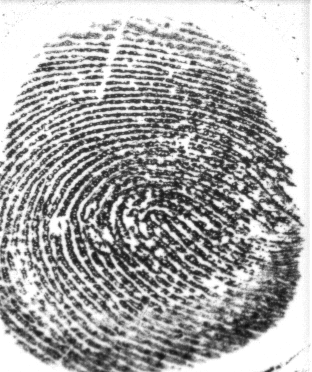
#> input picture Lab/Immagini/impronta1.tif, 312 x 372 px, found by its file name
$ python '12)Esercizio3.2.6.py'
#> lines starting #> are read from the running program, lines starting #| are printed output that depends on the picture; after the words box and inside, x2 and y2 are one past the last pixel; in counts of white or black regions, pixels touching at a corner belong together
# -*- coding: utf-8 -*-
import numpy as np
import skimage.io as io
import matplotlib.pyplot as plt
from pathlib import Path

path_immagini = Path(r"C:\Users\lucia\Desktop\FilePc\Uni\Magistrale\ESM\Laboratorio\Immagini")
plt.close('all')


def elabora(x, r1, r2):
    X = np.fft.fftshift(np.fft.fft2(x))
    (M,N) = x.shape
    n = np.fft.fftshift(np.fft.fftfreq(N))
    m = np.fft.fftshift(np.fft.fftfreq(M))
    l,k = np.meshgrid(n,m)
    H = ((np.abs(l) >= r1) & (np.abs(l) <= r2)) & ((np.abs(k) >= r1) & (np.abs(k) <= r2))
    Y = H * X
    #definisco maschera con valori maggiori di zero
    mask = np.abs(Y) > 0
    #calcolo il quadrato del modulo
    YQ = (np.abs(Y))**2
    #conto elementi maggiori di zero
    Omega = np.sum(mask)
    #calcolo energia
    EM = np.sum(YQ[mask])/Omega
    E = np.sum(np.abs(x)**2)
    return EM/E


x1 = np.float64(io.imread(path_immagini/"impronta1.tif"))
#> x1: shape (372, 312) float64; min 15, max 255, mean 170.7
plt.figure('originale1'); plt.imshow(x1, clim=None, cmap='gray')

x2 = np.float64(io.imread(path_immagini/"impronta2.tif"))
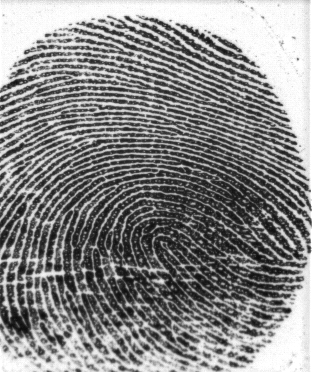
#> input picture Lab/Immagini/impronta2.tif, 312 x 372 px, found by its file name
#> x2: shape (372, 312) float64; min 9, max 255, mean 135.2
plt.figure('originale2'); plt.imshow(x2, clim=None, cmap='gray')

r1 = 0.10
r2 = 0.25

impronta1 = elabora(x1, r1, r2)
#> in elabora, `mask = np.abs(Y) > 0`:
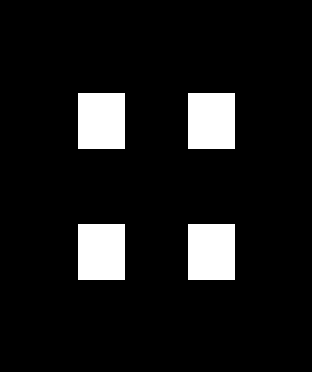
#> mask: shape (372, 312) bool; 9.1% white; 4 white regions, box (x1, y1, x2, y2) and area: (78, 93, 125, 149) 2632, (188, 93, 235, 149) 2632, (78, 224, 125, 280) 2632, (188, 224, 235, 280) 2632
#> in elabora, `YQ = (np.abs(Y))**2`:
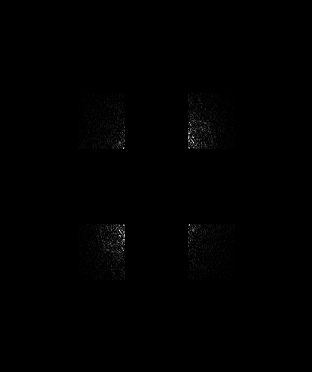
#> YQ: shape (372, 312) float64; min 0, max 6.16e+09, mean 18721062.1; drawn with min black and max white
#> in elabora, `Omega = np.sum(mask)`: Omega = 10528
#> in elabora, `EM = np.sum(YQ[mask])/Omega`: EM = 206386906.2
#> in elabora, `E = np.sum(np.abs(x)**2)`: E = 4e+09
#> impronta1 = 0.0516
impronta2 = elabora(x2, r1, r2)
#> impronta2 = 0.0844

if(impronta1 > impronta2):
    print("l'impronta 1 è autentica")
else:
    print("l'impronta 2 è autentica")


# [34 lines of commented-out code are left out]
#> (the run stopped early here; a loop or call above may not have finished)
